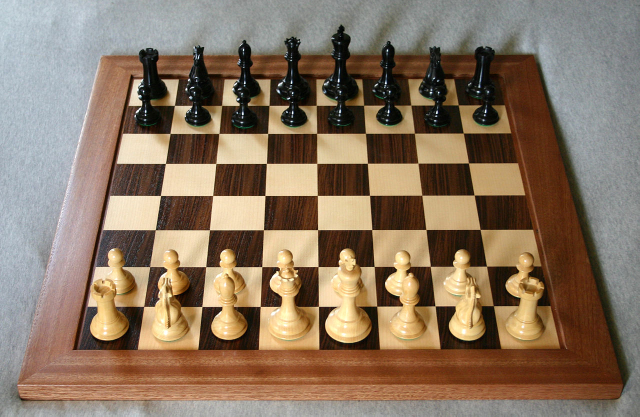
#> input picture hw2_Carla_Andrade/chessboard.jpeg, 1280 x 833 px (shown at 1/2 size)
$ python hw2_ex3_2version_Carla_Andrade.py   (older library calls are emulated)
#> lines starting #> are read from the running program, lines starting #| are printed output that depends on the picture
import numpy as np
import matplotlib.pyplot as plt
plt.rcParams['image.cmap'] = 'gray'
from scipy.signal import convolve2d, convolve
from skimage import color, io

from scipy import ndimage
from PIL import Image

# Load the image, convert to float and grayscale
img = io.imread('chessboard.jpeg')
#> img is the input picture: shape (833, 1280, 3); mean R, G, B 137.6, 117.7, 98
img = color.rgb2gray(img)
#> img: shape (833, 1280) float64


def myharris(image, w_size, sigma, k):

    # This function computes the harris corner for each pixel in the image
    # INPUTS
    # @image    : a 2-D image as a numpy array
    # @w_size   : an integer denoting the size of the window over which the gradients will be summed
    # sigma     : gaussian smoothing sigma parameter
    # k         : harris corner constant
    # OUTPUTS
    # @R        : 2-D numpy array of same size as image, containing the R response for each image location

    #1 compute x,y derivates
#> called with w_size = 5, sigma = 2, k = 0.1
    sobel=np.array([[-1, 0, 1],[-2, 0, 2],[-1, 0, 1]])
    Ix = convolve(image, sobel)
    Iy = convolve(image, sobel.T)

    #2 compute product of derivates and apply an guassian filter
    Ixx = ndimage.gaussian_filter(Ix**2, sigma)
    Ixy = ndimage.gaussian_filter(Iy*Ix, sigma)
    Iyy = ndimage.gaussian_filter(Iy**2, sigma)

    #3 compute sum of product of the derivates at each pixel
    #a 0 padding is added to the derivates to permit to calculate the sum of product
    # of each pixle in function of the window_size
    kernel=np.ones((w_size,w_size))

    sxx=convolve2d(Ixx, kernel)
    sxy=convolve2d(Ixy, kernel)
    syy=convolve2d(Iyy, kernel)

    #4 the sum of product of each derivate at each pixel is put together into a matrix
    H_det = sxx * syy - sxy**2
    H_trace = sxx + syy
    R = H_det - k * H_trace**2

    return R


def Harris_response(matrix):
    Harris_matrix=matrix.copy()
    Harris_matrix[np.where(matrix<100)]=0
    Harris_matrix[np.where(matrix>=100)]=1
    return Harris_matrix


plt.subplot(2,2,1)
plt.title('Original image')
plt.imshow(img)
# 3.2
# Evaluate myharris on the image
sigma=2; k=0.1; w_size=5
R = myharris(img, 5, 2, 0.1)
#R = Harris_response(myharris(img, 5, 0.2, 0.1))
plt.subplot(2,2,2)
plt.title('Corner detection on  image')
plt.imshow(R)
plt.colorbar()

# 3.3
# Repeat with rotated image by 45 degrees
# HINT: Use scipy.ndimage.rotate() function
rotated_img=ndimage.rotate(img, angle=45 )
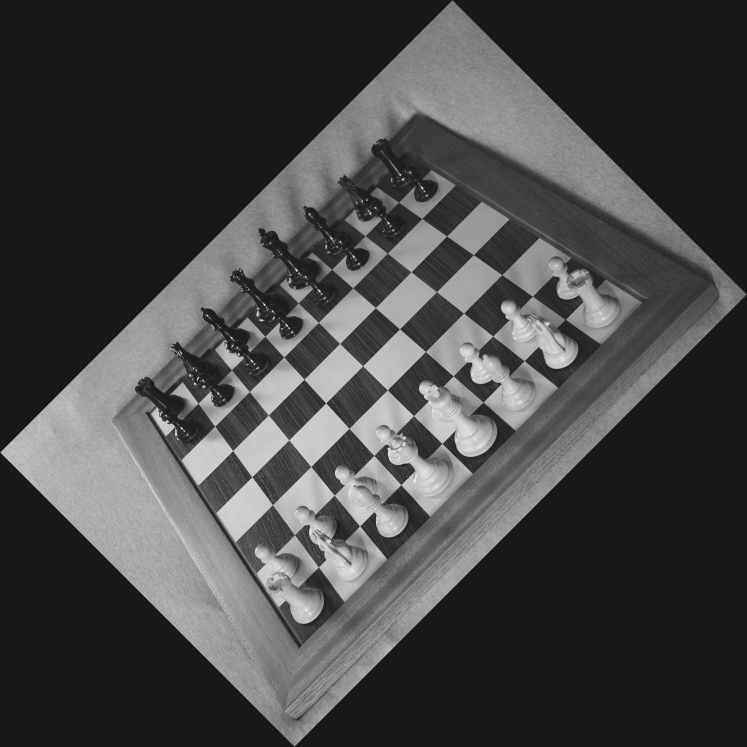
#> rotated_img: shape (1494, 1494) float64 (shown at 1/2 size); min -0.118, max 1.13, mean 0.225; drawn with min black and max white
R_rotated=myharris(rotated_img, w_size, sigma, k)
#> call 2 of myharris, with w_size = 5, sigma = 2, k = 0.1
#> in myharris (call 2), `H_det = sxx * syy - sxy**2`:
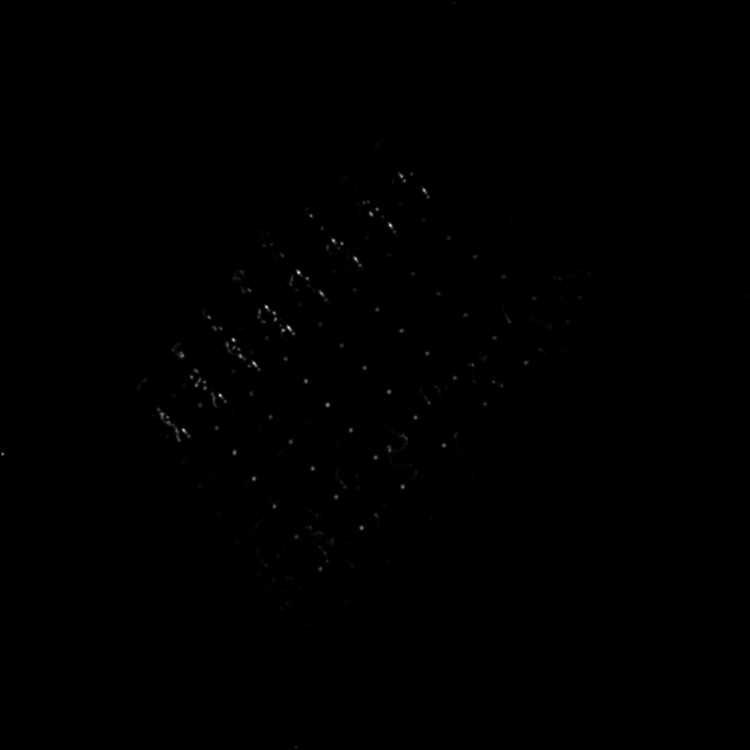
#> H_det: shape (1500, 1500) float64 (shown at 1/2 size); min -4.62e-33, max 3172.7, mean 4; drawn with min black and max white
#R_rotated= Harris_response(myharris(rotated_img, w_size, sigma, k))
plt.subplot(2,2,3)
plt.title('Corner detection on rotated  image')
plt.imshow(R_rotated)
plt.colorbar()
# 3.4
# Repeat with downscaled image by a factor of half
# HINT: Use scipy.misc.imresize() function
arr_resized = np.array(Image.fromarray(img).resize((img.shape[1] // 2, img.shape[0] // 2)))
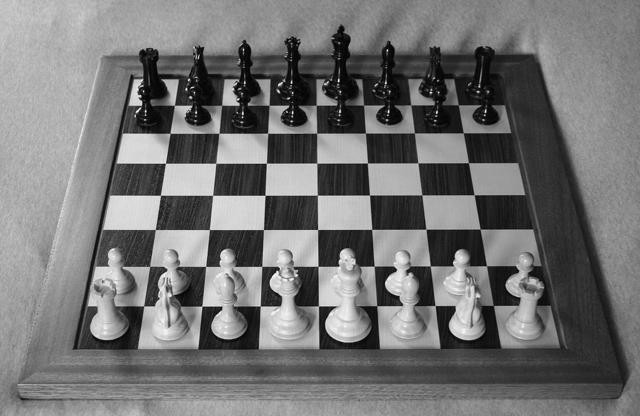
#> arr_resized: shape (416, 640) float32; min -0.00903, max 1.05, mean 0.473; drawn with min black and max white
R_scaled =  myharris(arr_resized, w_size, sigma, k)
#> call 3 of myharris, with w_size = 5, sigma = 2, k = 0.1
#> in myharris (call 3), `Ixy = ndimage.gaussian_filter(Iy*Ix, sigma)`:
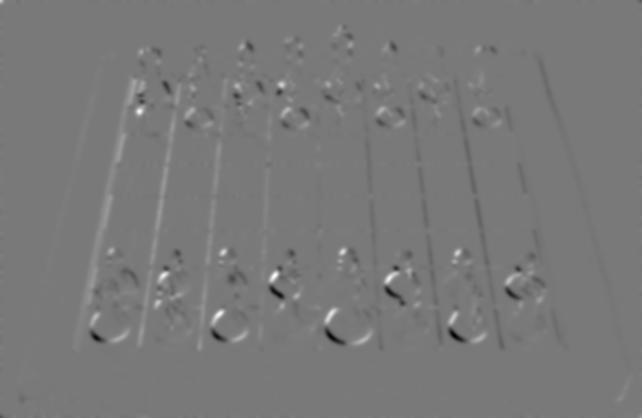
#> Ixy: shape (418, 642) float64; min -1.47, max 1.62, mean 0.00168; drawn with min black and max white
#> in myharris (call 3), `H_trace = sxx + syy`:
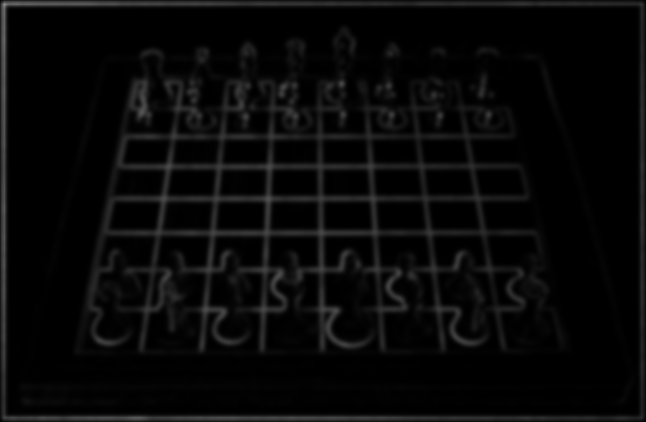
#> H_trace: shape (422, 646) float64; min 0.0192, max 143.3, mean 9.2
#> in myharris (call 3), `R = H_det - k * H_trace**2`:
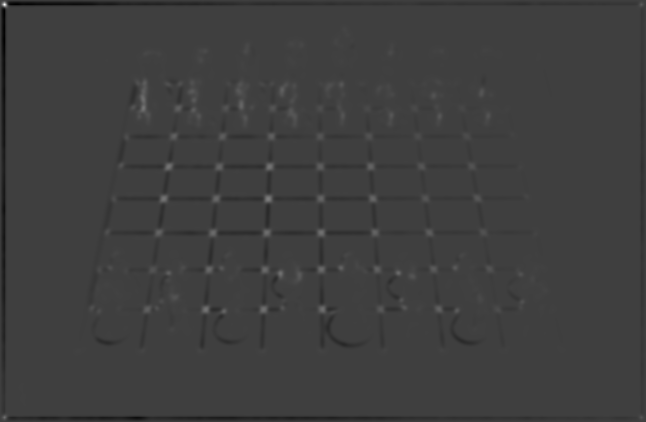
#> R: shape (422, 646) float64; min -1000.8, max 2992.4, mean -11.1; drawn with min black and max white
#R_scaled = Harris_response( myharris(arr_resized, w_size, sigma, k))
plt.subplot(2,2,4)
plt.title('Corner detection on scaled image')
plt.imshow(R_scaled)
plt.colorbar()
plt.show()
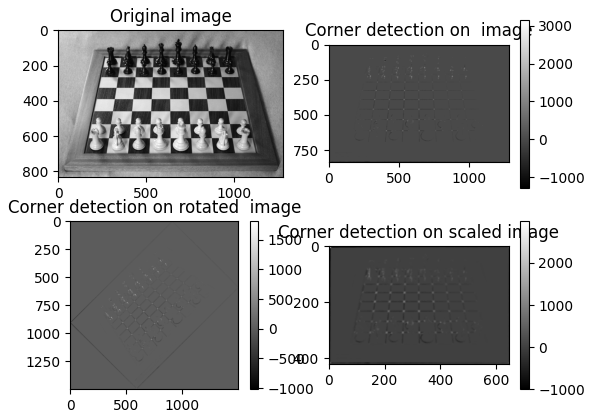
#> figure drawn by matplotlib, 7 panels

$ run again, with hw2_Carla_Andrade/bird.jpg copied over hw2_Carla_Andrade/chessboard.jpeg
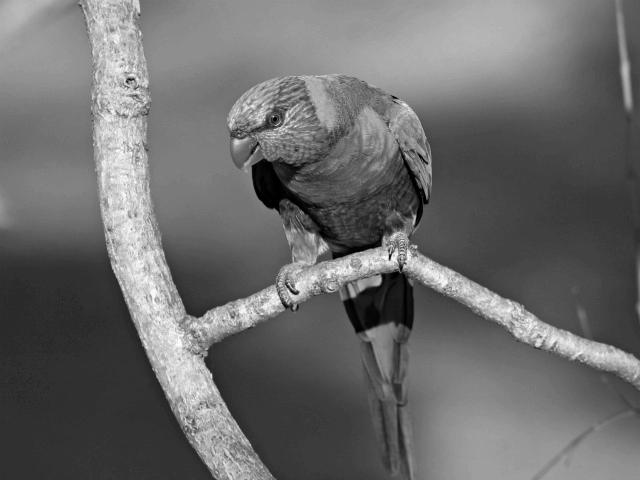
#> input picture hw2_Carla_Andrade/bird.jpg, 640 x 480 px
#> img is the input picture: shape (480, 640); min 0, max 255, mean 107.5
#> Ix: shape (794, 794) int64
#> Iy: shape (794, 794) int64
#> Ixx: shape (794, 794) int64
#> Ixy: shape (794, 794) int64
#> Iyy: shape (794, 794) int64
#> sxx: shape (798, 798) float64
#> sxy: shape (798, 798) float64
#> syy: shape (798, 798) float64
#> H_det: shape (798, 798) float64
#> H_trace: shape (798, 798) float64
#> R: shape (798, 798) float64
#> Ix: shape (242, 322) int64
#> Iy: shape (242, 322) int64
#> Ixx: shape (242, 322) int64
#> Ixy: shape (242, 322) int64
#> Iyy: shape (242, 322) int64
#> sxx: shape (246, 326) float64
#> sxy: shape (246, 326) float64
#> syy: shape (246, 326) float64
#> H_det: shape (246, 326) float64
#> in myharris (call 3), `H_trace = sxx + syy`:
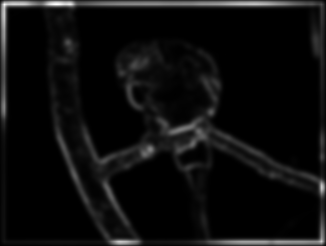
#> H_trace: shape (246, 326) float64; min 0, max 6157085, mean 323756.9; drawn with min black and max white
#> in myharris (call 3), `R = H_det - k * H_trace**2`:
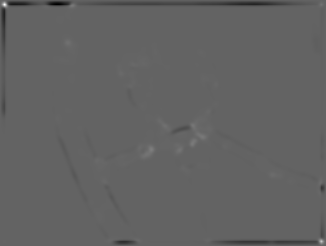
#> R: shape (246, 326) float64; min -3.43e+12, max 5.36e+12, mean -2.86e+10; drawn with min black and max white

$ run again, with hw2_Carla_Andrade/cat.jpg copied over hw2_Carla_Andrade/chessboard.jpeg
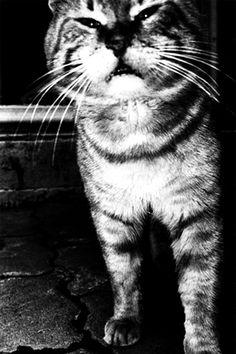
#> input picture hw2_Carla_Andrade/cat.jpg, 236 x 354 px
#> img is the input picture: shape (354, 236); min 0, max 255, mean 77.6
#> Ix: shape (419, 419) int64
#> Iy: shape (419, 419) int64
#> Ixx: shape (419, 419) int64
#> Ixy: shape (419, 419) int64
#> Iyy: shape (419, 419) int64
#> sxx: shape (423, 423) float64
#> sxy: shape (423, 423) float64
#> syy: shape (423, 423) float64
#> H_det: shape (423, 423) float64
#> H_trace: shape (423, 423) float64
#> R: shape (423, 423) float64
#> Ix: shape (179, 120) int64
#> Iy: shape (179, 120) int64
#> Ixx: shape (179, 120) int64
#> Ixy: shape (179, 120) int64
#> Iyy: shape (179, 120) int64
#> sxx: shape (183, 124) float64
#> sxy: shape (183, 124) float64
#> syy: shape (183, 124) float64
#> H_det: shape (183, 124) float64
#> in myharris (call 3), `H_trace = sxx + syy`:
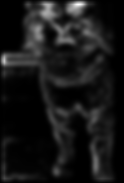
#> H_trace: shape (183, 124) float64; min 0, max 12068787, mean 1118316.9; drawn with min black and max white
#> in myharris (call 3), `R = H_det - k * H_trace**2`:
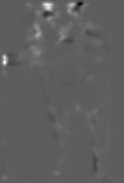
#> R: shape (183, 124) float64; min -5.83e+12, max 1.02e+13, mean 1.42e+11; drawn with min black and max white
